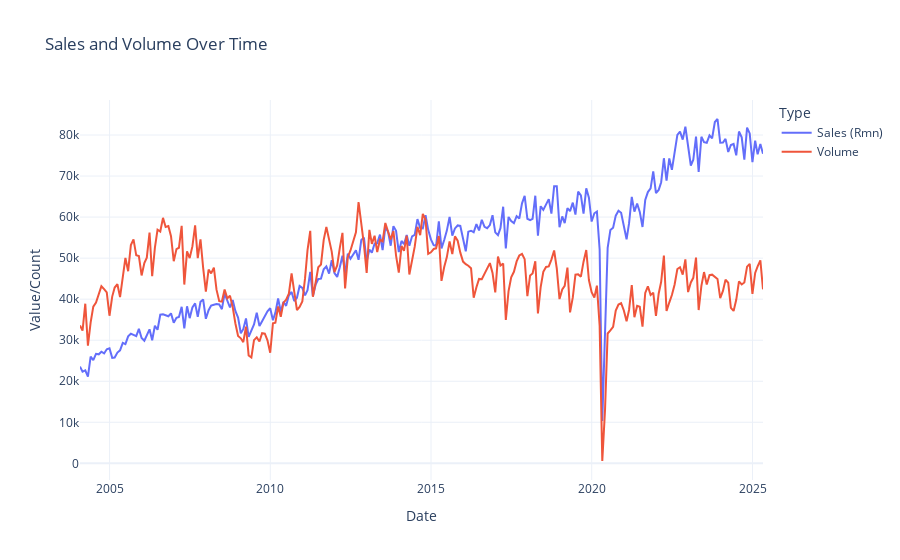

The cell this chart's notebook holds for it:
### Markdown cell above
#### (i) Sales and Volume Time Series Plots

### Code cell
# Create interactive Plotly line chart
fig = px.line(
    long_df,
    x='Date',
    y='Value',
    color='Type',
    title='Sales and Volume Over Time',
    labels={'Value': 'Value/Count', 'Date': 'Date', 'Type': 'Legend'}
)

# Optional: Style tweaks
fig.update_layout(
    template='plotly_white',
    legend_title_text='Type',
    xaxis_title='Date',
    yaxis_title='Value/Count'
)

# Show the plot
fig.show()

### Figure 1 — Plotly figure (JSON) as saved in the notebook; plotly's stock layout.template omitted (floating-point values rounded to 4 significant figures; data arrays with more than 128 entries replaced by an {"elided": "..."} marker saying what was removed)
{"data": [{"hovertemplate": "Legend=Sales (Rmn)<br>Date=%{x}<br>Value/Count=%{y}<extra></extra>", "legendgroup": "Sales (Rmn)", "line": {"color": "#636efa", "dash": "solid"}, "marker": {"symbol": "circle"}, "mode": "lines", "name": "Sales (Rmn)", "orientation": "v", "showlegend": true, "type": "scatter", "x": {"elided": "256 str values"}, "xaxis": "x", "y": {"elided": "256 int values"}, "yaxis": "y"}, {"hovertemplate": "Legend=Volume<br>Date=%{x}<br>Value/Count=%{y}<extra></extra>", "legendgroup": "Volume", "line": {"color": "#EF553B", "dash": "solid"}, "marker": {"symbol": "circle"}, "mode": "lines", "name": "Volume", "orientation": "v", "showlegend": true, "type": "scatter", "x": {"elided": "256 str values"}, "xaxis": "x", "y": {"elided": "256 int values"}, "yaxis": "y"}], "layout": {"legend": {"title": {"text": "Type"}, "tracegroupgap": 0}, "title": {"text": "Sales and Volume Over Time"}, "xaxis": {"anchor": "y", "domain": [0, 1], "title": {"text": "Date"}}, "yaxis": {"anchor": "x", "domain": [0, 1], "title": {"text": "Value/Count"}}}}
